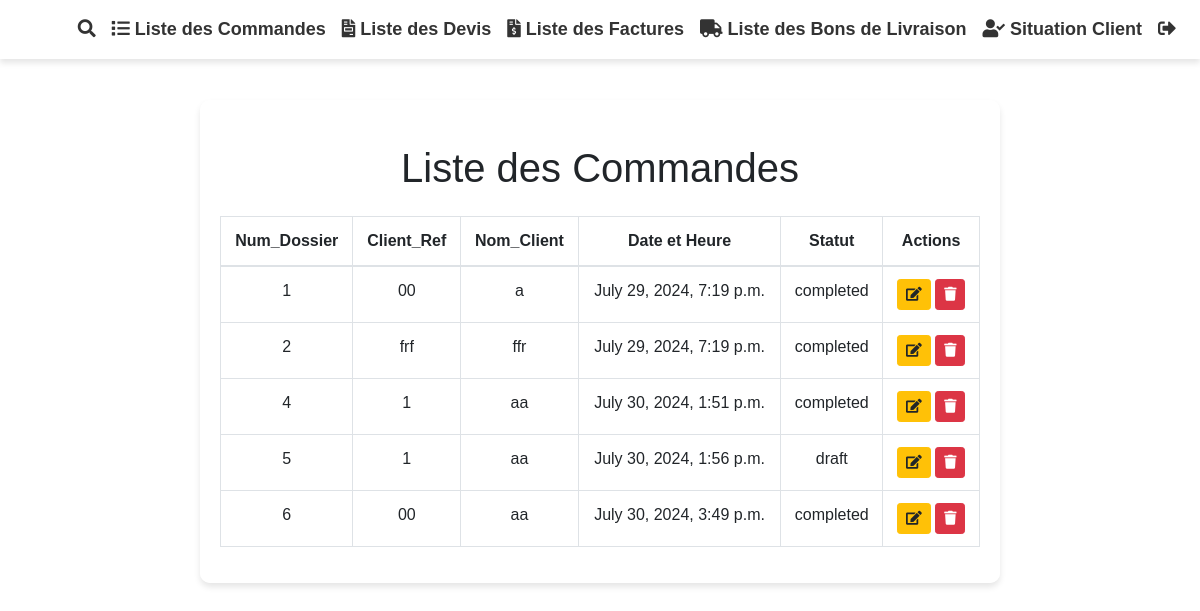
Before: /application/commandes/ (signed in) with the older database file.
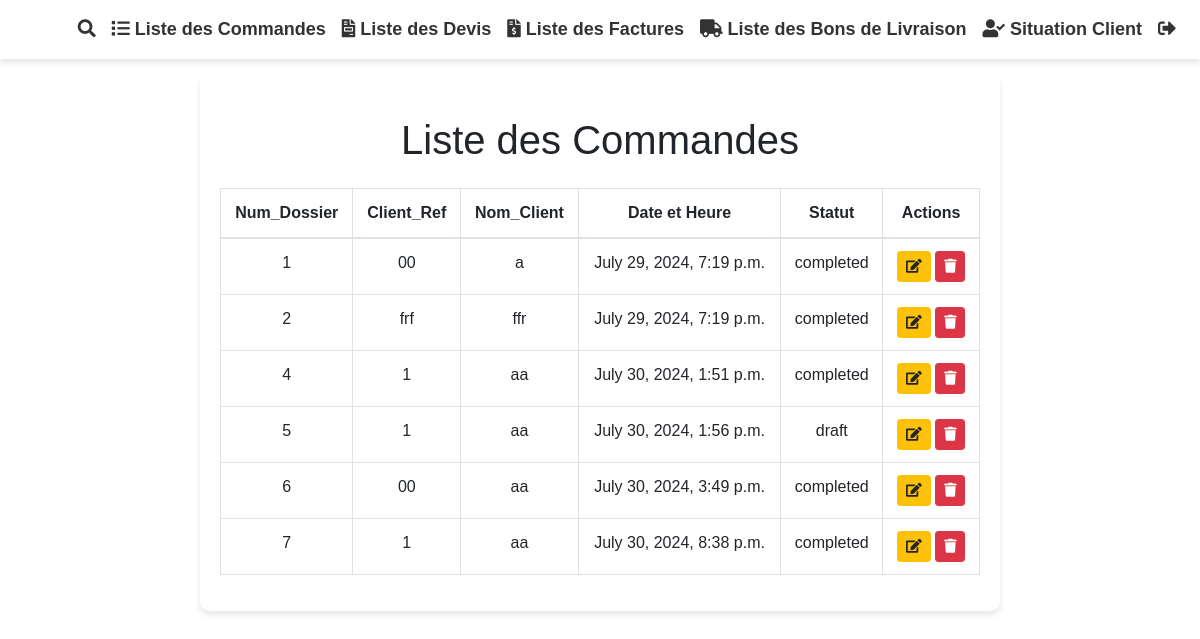
After: the same page with the newer database file.
### Application/models.py (models this page shows, shortened)
class Commande(models.Model):
    order_id = models.AutoField(primary_key=True)  # Auto-incremented primary key
    date_time = models.DateTimeField(auto_now_add=True)
    company_reference_number = models.CharField(max_length=100)
    client_name = models.CharField(max_length=100, default="")  # New field
    adresse = models.CharField(max_length=255, blank=True, null=True)
    email = models.EmailField(blank=True, null=True)
    fax = models.CharField(max_length=50, blank=True, null=True)
    ice = models.CharField(max_length=50, blank=True, null=True)
    infographiste = models.CharField(max_length=100, blank=True, null=True)
    order_status = models.CharField(max_length=50, choices=[ ('draft', 'Draft'),
        ('completed', 'Completed'),
        ('devis', 'Devis'),
        ('facture', 'Facture'),
        ('bon_livraison', 'Bon de Livraison'),
        ('situation_client', 'Situation Client')
    ])
    designations_data = models.JSONField(default=list)  # Renamed field
    options_data = models.JSONField(default=dict)  # Renamed field

### Application/views.py (the view)
# urls.py: path('commandes/', views.liste_commandes, name='liste_commandes'),
@login_required
def liste_commandes(request):
    query = request.GET.get('q')
    if query:
        commandes = Commande.objects.filter(
            Q(order_id__icontains=query) |
            Q(company_reference_number__icontains=query) |
            Q(client_name__icontains=query) |
            Q(order_status__icontains=query)
        )
    else:
        commandes = Commande.objects.all()
    is_director = request.user.groups.filter(name='Directeurs').exists()
    return render(request, 'Application/liste_commandes.html', {'commandes': commandes, 'is_director': is_director})

### Application/templates/Application/liste_commandes.html (shortened to what this page needs)
{% extends "base.html" %}
{% block content %}
<h1 class="text-center my-4">Liste des Commandes</h1>
<div class="d-flex justify-content-center">
    <div class="table-responsive">
    <table class="table table-bordered text-center">
        <thead>
            <tr>
                <th>Num_Dossier</th>
                <th>Client_Ref</th>
                <th>Nom_Client</th>
                <th>Date et Heure</th>
                <th>Statut</th>
                <th>Actions</th>
            </tr>
        </thead>
        <tbody>
            {% for commande in commandes %}
            <tr>
                <td>{{ commande.order_id }}</td>
                <td>{{ commande.company_reference_number }}</td>
                <td>{{ commande.client_name }}</td>
                <td>{{ commande.date_time }}</td>
                <td>{{ commande.order_status }}</td>
                <td>
                    <a href="{% url 'modifier_commande' commande.pk %}" class="btn btn-sm btn-warning"><i class="fas fa-edit"></i></a>
                    <a href="{% url 'supprimer_commande' commande.pk %}" class="btn btn-sm btn-danger"><i class="fas fa-trash"></i></a>
                </td>
            </tr>
            {% endfor %}
        </tbody>
    </table>
</div>
</div>
{% endblock %}

### Application/templates/base.html (shortened to what this page needs)
<!DOCTYPE html>
<html lang="en">
<head>
    {% load static %}
    <link href="https://maxcdn.bootstrapcdn.com/bootstrap/4.5.2/css/bootstrap.min.css" rel="stylesheet">
    <link rel="stylesheet" href="https://cdnjs.cloudflare.com/ajax/libs/font-awesome/5.15.4/css/all.min.css">
    <link rel="stylesheet" href="{% static 'css/style.css' %}">
</head>
<body>
<nav class="navbar navbar-expand-lg navbar-light">
    <div class="collapse navbar-collapse" id="navbarNav">
        <ul class="navbar-nav ml-auto">
            <li class="nav-item">
                <a class="nav-link" href="#" id="search-toggle"><i class="fas fa-search"></i></a>
            </li>
            {% if is_director %}
            <li class="nav-item">
                <a class="nav-link" href="{% url 'liste_commandes' %}"><i class="fas fa-list"></i> Liste des Commandes</a>
            </li>
            <li class="nav-item">
                <a class="nav-link" href="{% url 'liste_devis' %}"><i class="fas fa-file-invoice"></i> Liste des Devis</a>
            </li>
            <li class="nav-item">
                <a class="nav-link" href="{% url 'liste_factures' %}"><i class="fas fa-file-invoice-dollar"></i> Liste des Factures</a>
            </li>
            <li class="nav-item">
                <a class="nav-link" href="{% url 'liste_bon_livraison' %}"><i class="fas fa-truck"></i> Liste des Bons de Livraison</a>
            </li>
            <li class="nav-item">
                <a class="nav-link" href="{% url 'situation_client' %}"><i class="fas fa-user-check"></i> Situation Client</a>
            </li>
            {% endif %}
            <li class="nav-item">
                <a class="nav-link" href="{% url 'logout' %}"><i class="fas fa-sign-out-alt"></i></a>
            </li>
        </ul>
    </div>
</nav>
<div class="content-wrapper">
    <div class="container">
        {% block content %}
        {% endblock %}
    </div>
</div>
</body>
</html>

### Application/static/Application/images/css/style.css (style rules this page uses)
body { background-image: url("Application/images/hajar familia_Plan de travail 1.png"); background-size: cover; background-position: center; background-attachment: fixed; background-repeat: no-repeat; background-color: rgba(255, 255, 255, 0); }
.navbar { margin-bottom: 20px; background: rgba(255, 255, 255, 0); box-shadow: 0 4px 6px rgba(0, 0, 0, 0.1); animation: glow 1.5s ease-in-out infinite alternate; }
.navbar-nav .nav-item .nav-link { font-size: 18px; font-weight: bold; color: #333; }
.container { background: rgba(255, 255, 255, 0); padding: 20px; border-radius: 10px; box-shadow: 0 4px 6px rgba(0, 0, 0, 0.1); }

Changed rows visible on the page:
added Commande: order_id "7", company_reference_number "1", client_name "aa", date_time "July 30, 2024, 8:38 p.m.", order_status "completed"
